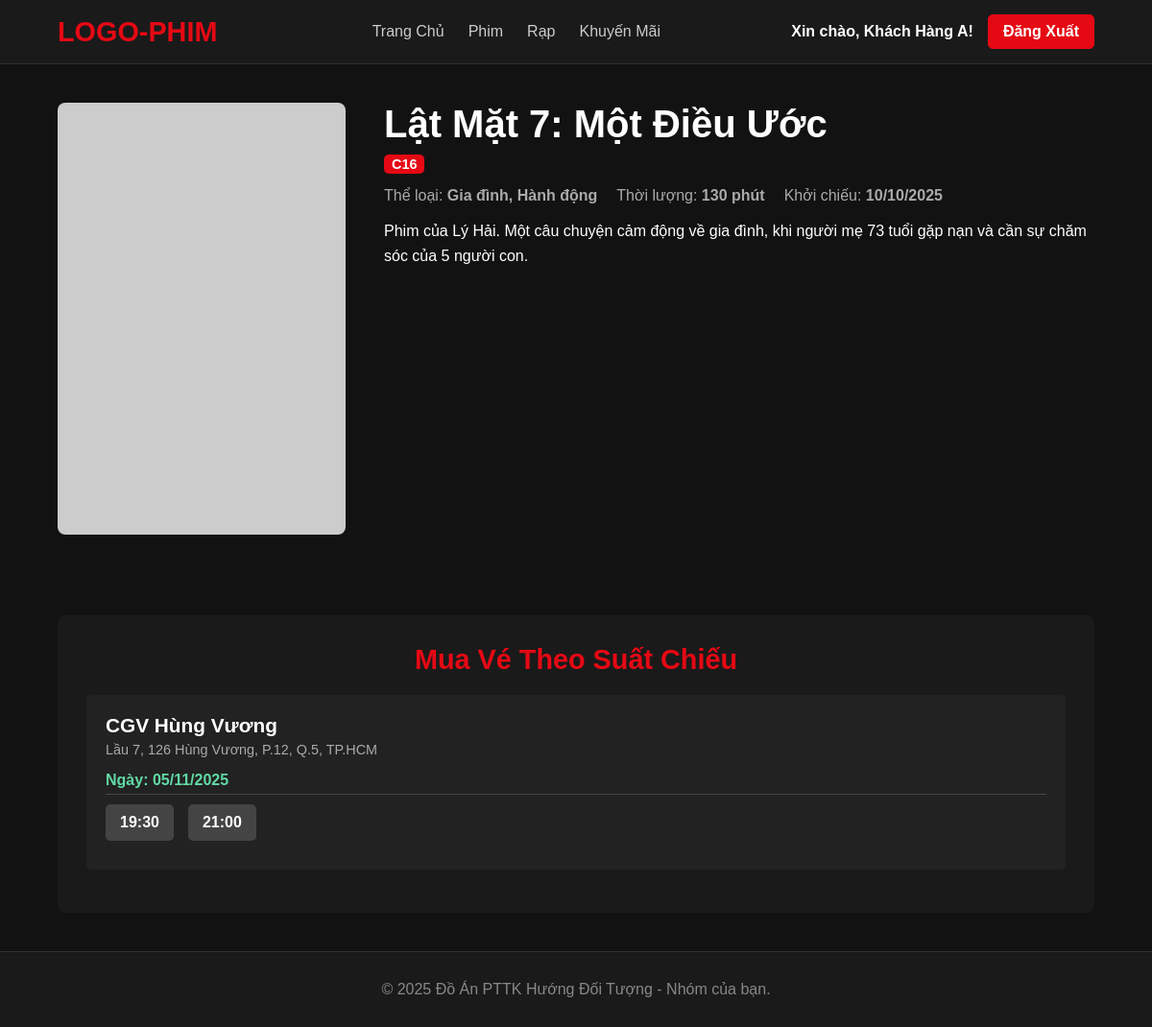
The app's page /USER/movie-details.php?id=1 (signed in) with its own data.
### tables this page shows
CREATE TABLE `phim` (
  `Id` int(11) NOT NULL,
  `TenPhim` varchar(255) NOT NULL,
  `MoTa` text DEFAULT NULL,
  `TheLoai` varchar(100) DEFAULT NULL,
  `ThoiLuong` int(11) DEFAULT NULL,
  `NgayKhoiChieu` date DEFAULT NULL,
  `PosterUrl` varchar(255) DEFAULT NULL,
  `XepHang` varchar(10) DEFAULT NULL
);

CREATE TABLE `suatchieu` (
  `Id` int(11) NOT NULL,
  `NgayChieu` date NOT NULL,
  `GioBatDau` time NOT NULL,
  `DinhDang` varchar(10) DEFAULT '2D',
  `GiaVe` decimal(10,0) NOT NULL,
  `IdPhim` int(11) DEFAULT NULL,
  `IdPhongChieu` int(11) DEFAULT NULL
);

CREATE TABLE `rap` (
  `Id` int(11) NOT NULL,
  `TenRap` varchar(100) NOT NULL,
  `DiaChi` varchar(255) DEFAULT NULL
);

### BACKEND/Database.php (called while the page is built, shortened)
<?php
class Database {
    private $host = "localhost";
    private $db_name = "bookingfilm";
    private $username = "root";
    private $password = "";
    public function getConnection() {
        $this->conn = null;
        try {
            $this->conn = new mysqli($this->host, $this->username, $this->password, $this->db_name);
            $this->conn->set_charset("utf8mb4");
        } catch(Exception $e) {
            echo "Lỗi kết nối CSDL: " . $e->getMessage();
        }
        return $this->conn;
    }
}
?>

### BACKEND/DAO/PhimDAO.php (called while the page is built, shortened)
<?php
include_once __DIR__ . '/../Database.php';
include_once __DIR__ . '/../DTO/Phim.php';
class PhimDAO {
    public function getPhimById($id) {
        $this->db = (new Database())->getConnection();
        $sql = "SELECT * FROM Phim WHERE Id = ?";
        $stmt = $this->db->prepare($sql);
        $stmt->bind_param("i", $id);
        $stmt->execute();
        $result = $stmt->get_result();
        if ($result->num_rows == 1) {
            $row = $result->fetch_assoc();
            $phim = new Phim();
            $phim->setId($row['Id']);
            $phim->setTenPhim($row['TenPhim']);
            $phim->setMoTa($row['MoTa']);
            $phim->setTheLoai($row['TheLoai']);
            $phim->setThoiLuong($row['ThoiLuong']);
            $phim->setNgayKhoiChieu($row['NgayKhoiChieu']);
            $phim->setPosterUrl($row['PosterUrl']);
            $phim->setXepHang($row['XepHang']);
            return $phim;
        }
        return null;
    }
}
?>

### BACKEND/DTO/Phim.php (called while the page is built, shortened)
<?php
class Phim {
    private $TenPhim;
    private $MoTa;
    private $TheLoai;
    private $ThoiLuong;
    private $NgayKhoiChieu;
    private $PosterUrl;
    private $XepHang;
    public function getTenPhim() { return $this->TenPhim; }
    public function getMoTa() { return $this->MoTa; }
    public function getTheLoai() { return $this->TheLoai; }
    public function getThoiLuong() { return $this->ThoiLuong; }
    public function getNgayKhoiChieu() { return $this->NgayKhoiChieu; }
    public function getPosterUrl() { return $this->PosterUrl; }
    public function getXepHang() { return $this->XepHang; }
    public function setTenPhim($tenPhim) { $this->TenPhim = $tenPhim; }
    public function setMoTa($moTa) { $this->MoTa = $moTa; }
    public function setTheLoai($theLoai) { $this->TheLoai = $theLoai; }
    public function setThoiLuong($thoiLuong) { $this->ThoiLuong = $thoiLuong; }
    public function setNgayKhoiChieu($ngay) { $this->NgayKhoiChieu = $ngay; }
    public function setPosterUrl($url) { $this->PosterUrl = $url; }
    public function setXepHang($xepHang) { $this->XepHang = $xepHang; }
}
?>

### BACKEND/DAO/SuatChieuDAO.php (called while the page is built, shortened)
<?php
include_once __DIR__ . '/../Database.php';
class SuatChieuDAO {
    public function getSuatChieuByPhimId($phim_id) {
        $this->db = (new Database())->getConnection();
        $sql = "SELECT
                    sc.Id,
                    sc.NgayChieu,
                    sc.GioBatDau,
                    sc.GiaVe,
                    r.TenRap,
                    r.DiaChi,
                    p.TenPhong
                FROM SuatChieu sc
                JOIN PhongChieu p ON sc.IdPhongChieu = p.Id
                JOIN Rap r ON p.IdRap = r.Id
                WHERE
                    sc.IdPhim = ?
                    AND sc.NgayChieu >= CURDATE() -- Chỉ lấy suất chiếu từ hôm nay
                ORDER BY
                    r.TenRap, sc.NgayChieu, sc.GioBatDau";
        $stmt = $this->db->prepare($sql);
        $stmt->bind_param("i", $phim_id);
        $stmt->execute();
        $result = $stmt->get_result();
        $suatChieuList = [];
        if ($result->num_rows > 0) {
            while($row = $result->fetch_assoc()) {
                $suatChieuList[] = $row;
            }
        }
        return $suatChieuList;
    }
}
?>

### USER/movie-details.php (the view, shortened to what this page needs)
<?php
include_once __DIR__ . '/../TEMPLATES/header.php';
include_once __DIR__ . '/../BACKEND/DAO/PhimDAO.php';
include_once __DIR__ . '/../BACKEND/DAO/SuatChieuDAO.php';
$phim_id = (int)$_GET['id'];
$phimDAO = new PhimDAO();
$suatChieuDAO = new SuatChieuDAO();
$phim = $phimDAO->getPhimById($phim_id);
$list_suatchieu = $suatChieuDAO->getSuatChieuByPhimId($phim_id);
?>
<main>
    <section class="movie-hero">
        <div class="container movie-hero-container">
            <div class="movie-poster">
                <img src="<?php echo htmlspecialchars($phim->getPosterUrl()); ?>" alt="Poster Phim">
            </div>
            <div class="movie-details">
                <h1><?php echo htmlspecialchars($phim->getTenPhim()); ?></h1>
                <span class="tag"><?php echo htmlspecialchars($phim->getXepHang()); ?></span>
                <div class="movie-specs">
                    <span>Thể loại: <strong><?php echo htmlspecialchars($phim->getTheLoai()); ?></strong></span>
                    <span>Thời lượng: <strong><?php echo $phim->getThoiLuong(); ?> phút</strong></span>
                    <span>Khởi chiếu: <strong><?php echo date('d/m/Y', strtotime($phim->getNgayKhoiChieu())); ?></strong></span>
                </div>
                <p class="movie-description">
                    <?php echo nl2br(htmlspecialchars($phim->getMoTa()));  ?>
                </p>
            </div>
        </div>
    </section>
    <section class="booking-section container">
        <h2>Mua Vé Theo Suất Chiếu</h2>
        <div id="showtime-lists">
            <?php
            if (count($list_suatchieu) > 0) {
                $currentRap = "";
                $currentNgay = "";
                foreach($list_suatchieu as $sc) {
                    if ($sc['TenRap'] != $currentRap) {
                        $currentRap = $sc['TenRap'];
                        echo '<div class="cinema-item">';
                        echo '<h3>' . htmlspecialchars($currentRap) . '</h3>';
                        echo '<p>' . htmlspecialchars($sc['DiaChi']) . '</p>';
                        $currentNgay = "";
                    }
                    if ($sc['NgayChieu'] != $currentNgay) {
                        $currentNgay = $sc['NgayChieu'];
                        echo '<div class="date-group">';
                        echo '<h4>Ngày: ' . date('d/m/Y', strtotime($currentNgay)) . '</h4>';
                        echo '<div class="showtime-grid">';
                    }
                    echo '<a href="seat-selection.php?suatchieu_id=' . $sc['Id'] . '" class="showtime-btn">';
                    echo date('H:i', strtotime($sc['GioBatDau']));
                    echo '</a>';
                }
                echo '</div></div></div>';
            } else {
                echo "<p style='text-align: center;'>Phim này hiện chưa có suất chiếu.</p>";
            }
            ?>
        </div>
    </section>
</main> <?php
include __DIR__ . '/../TEMPLATES/footer.php';
?>

### TEMPLATES/header.php (style rules this page uses)
* { box-sizing: border-box; margin: 0; padding: 0; }
body { font-family: Arial, sans-serif; background-color: #121212; color: #ffffff; min-height: 100vh; display: flex; flex-direction: column; }
.container { width: 90%; max-width: 1200px; margin: 0 auto; }
main, .main-content { flex-grow: 1; }

### USER/movie-details.php (style rules this page uses)
.movie-hero { padding: 40px 0; }
.movie-hero-container { display: flex; gap: 40px; max-width: 1200px; margin: 0 auto; width: 90%; }
.movie-poster { flex-basis: 300px; flex-shrink: 0; }
.movie-poster img { width: 100%; border-radius: 8px; }
.movie-details { flex-grow: 1; }
.movie-details h1 { font-size: 2.5rem; color: #ffffff; margin-bottom: 10px; }
.movie-details .tag { background-color: #e50914; color: white; padding: 2px 8px; border-radius: 5px; font-size: 0.9rem; font-weight: bold; }
.movie-specs { margin: 15px 0; display: flex; flex-wrap: wrap; gap: 20px; color: #aaa; }
.movie-description { margin-bottom: 20px; line-height: 1.6; }
.booking-section { background-color: #1a1a1a; padding: 30px; border-radius: 8px; margin: 40px auto 0 auto; max-width: 1200px; width: 90%; }
.booking-section h2 { text-align: center; font-size: 1.8rem; margin-bottom: 20px; color: #e50914; }
.cinema-item { background-color: #222; margin-bottom: 15px; border-radius: 5px; padding: 20px; }
.cinema-item h3 { font-size: 1.3rem; color: #fff; margin-bottom: 5px; }
.cinema-item p { font-size: 0.9rem; color: #aaa; margin-bottom: 15px; }
.date-group { margin-bottom: 10px; }
.date-group h4 { color: #61d9a4; border-bottom: 1px solid #444; padding-bottom: 5px; margin-bottom: 10px; }
.showtime-grid { display: flex; flex-wrap: wrap; gap: 15px; }
.showtime-btn { background-color: #444; color: #fff; text-decoration: none; padding: 10px 15px; border-radius: 5px; font-weight: bold; transition: background-color 0.3s, transform 0.2s; }

### records on screen
phim: TenPhim "Lật Mặt 7: Một Điều Ước", XepHang "C16", TheLoai "Gia đình, Hành động", ThoiLuong "130", NgayKhoiChieu "10/10/2025", MoTa "Phim của Lý Hải. Một câu chuyện cảm động về gia đình, khi người mẹ 73 tuổi gặp nạn và cần sự chăm sóc của 5 người con."
suatchieu: rap.TenRap "CGV Hùng Vương", rap.DiaChi "Lầu 7, 126 Hùng Vương, P.12, Q.5, TP.HCM", NgayChieu "05/11/2025", GioBatDau "19:30"
suatchieu: GioBatDau "21:00"

### other values on screen
$_SESSION['user_name'] "Khách Hàng A"
